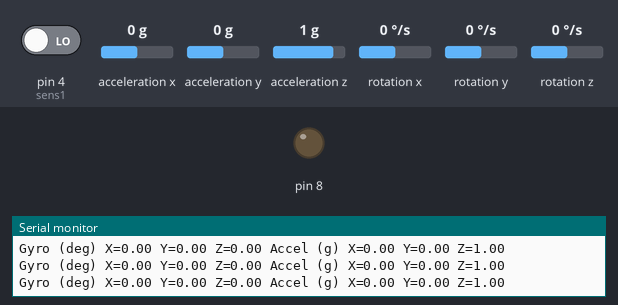
Bench run of a sketch on a simulated Arduino Uno, built with avr-gcc and run on an emulated ATmega328P. Parts: output pins drawn as LEDs (lit = HIGH), the last lines printed to the serial monitor. Wiring (inferred from the names in the program): MPU-6050 motion sensor at I2C address 0x68. The inputs (shaded band) are chosen by the test bench; at power-on: pin 4 (sens1) LOW, acceleration x 0 g, acceleration y 0 g, acceleration z 1 g, rotation x 0 °/s, rotation y 0 °/s, rotation z 0 °/s.

Above: at 1.3 s.
1.4 s: pin 4 (sens1) driven HIGH
At 2.5 s:
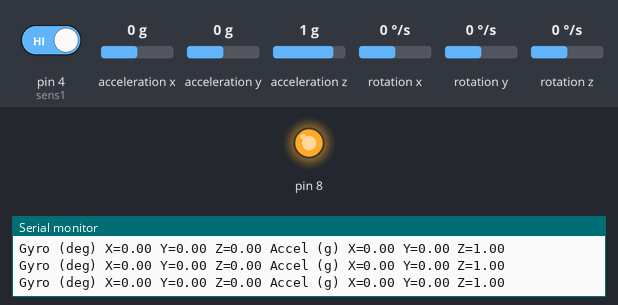
8.1 s: pin 4 (sens1) driven LOW
At 8.9 s:
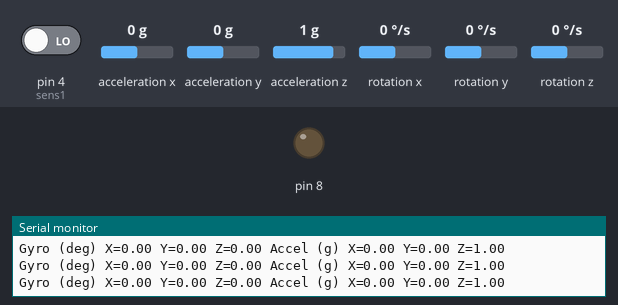
Timing chart, 0 to 10.6 s (numbered marks = the images above; inputs shaded):
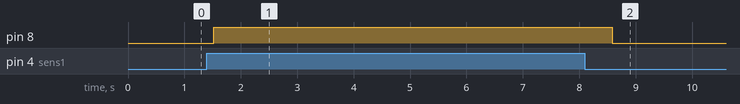

The sketch:

mpu6050final.ino.ino
```cpp
// (licence header left out)
#include <Wire.h>

long accelX, accelY, accelZ;
float gForceX, gForceY, gForceZ;

long gyroX, gyroY, gyroZ;
float rotX, rotY, rotZ;

//Sensor variables
const int sens1=4;
int state=0;

void setup() {
  //sensor setup function
  pinMode(8, OUTPUT);
  pinMode(sens1,INPUT);

  Serial.begin(9600);
  Wire.begin();
  setupMPU();
}


void loop() {
  recordAccelRegisters();
  recordGyroRegisters();
  printData();
  mpu();
  sensor();
  delay(500);
}

void setupMPU(){
  Wire.beginTransmission(0b1101000); //This is the I2C address of the MPU (b1101000/b1101001 for AC0 low/high datasheet sec. 9.2)
  Wire.write(0x6B); //Accessing the register 6B - Power Management (Sec. 4.28)
  Wire.write(0b00000000); //Setting SLEEP register to 0. (Required; see Note on p. 9)
  Wire.endTransmission();
  Wire.beginTransmission(0b1101000); //I2C address of the MPU
  Wire.write(0x1B); //Accessing the register 1B - Gyroscope Configuration (Sec. 4.4)
  Wire.write(0x00000000); //Setting the gyro to full scale +/- 250deg./s
  Wire.endTransmission();
  Wire.beginTransmission(0b1101000); //I2C address of the MPU
  Wire.write(0x1C); //Accessing the register 1C - Acccelerometer Configuration (Sec. 4.5)
  Wire.write(0b00000000); //Setting the accel to +/- 2g
  Wire.endTransmission();
}

void recordAccelRegisters() {
  Wire.beginTransmission(0b1101000); //I2C address of the MPU
  Wire.write(0x3B); //Starting register for Accel Readings
  Wire.endTransmission();
  Wire.requestFrom(0b1101000,6); //Request Accel Registers (3B - 40)
  while(Wire.available() < 6);
  accelX = Wire.read()<<8|Wire.read(); //Store first two bytes into accelX
  accelY = Wire.read()<<8|Wire.read(); //Store middle two bytes into accelY
  accelZ = Wire.read()<<8|Wire.read(); //Store last two bytes into accelZ
  processAccelData();
}

void processAccelData(){
  gForceX = accelX / 16384.0;
  gForceY = accelY / 16384.0;
  gForceZ = accelZ / 16384.0;
}

void recordGyroRegisters() {
  Wire.beginTransmission(0b1101000); //I2C address of the MPU
  Wire.write(0x43); //Starting register for Gyro Readings
  Wire.endTransmission();
  Wire.requestFrom(0b1101000,6); //Request Gyro Registers (43 - 48)
  while(Wire.available() < 6);
  gyroX = Wire.read()<<8|Wire.read(); //Store first two bytes into accelX
  gyroY = Wire.read()<<8|Wire.read(); //Store middle two bytes into accelY
  gyroZ = Wire.read()<<8|Wire.read(); //Store last two bytes into accelZ
  processGyroData();
}

void processGyroData() {
  rotX = gyroX / 131.0;
  rotY = gyroY / 131.0;
  rotZ = gyroZ / 131.0;
}

void printData() {
  Serial.print("Gyro (deg)");
  Serial.print(" X=");
  Serial.print(rotX);
  Serial.print(" Y=");
  Serial.print(rotY);
  Serial.print(" Z=");
  Serial.print(rotZ);
  Serial.print(" Accel (g)");
  Serial.print(" X=");
  Serial.print(gForceX);
  Serial.print(" Y=");
  Serial.print(gForceY);
  Serial.print(" Z=");
  Serial.println(gForceZ);
}
void mpu(){
  if((rotX<=-70||rotX>=100)||(rotY<=-70||rotY>=100)||(rotZ<=-70||rotZ>=100))
  {
    digitalWrite(9,HIGH);
    Serial.println(digitalRead(9));
  }
  else
  {
    digitalWrite(9,LOW);
  }
}
void sensor()
{
   state=digitalRead(sens1);
  if(state==HIGH){
   digitalWrite(8, HIGH);
  }
  else
  {
     digitalWrite(8, LOW);
  }
}
```

Measured:
- after the input at 1.4 s, pin 8: LOW → HIGH after 0.12 s
- after the input at 8.1 s, pin 8: HIGH → LOW after 0.48 s
